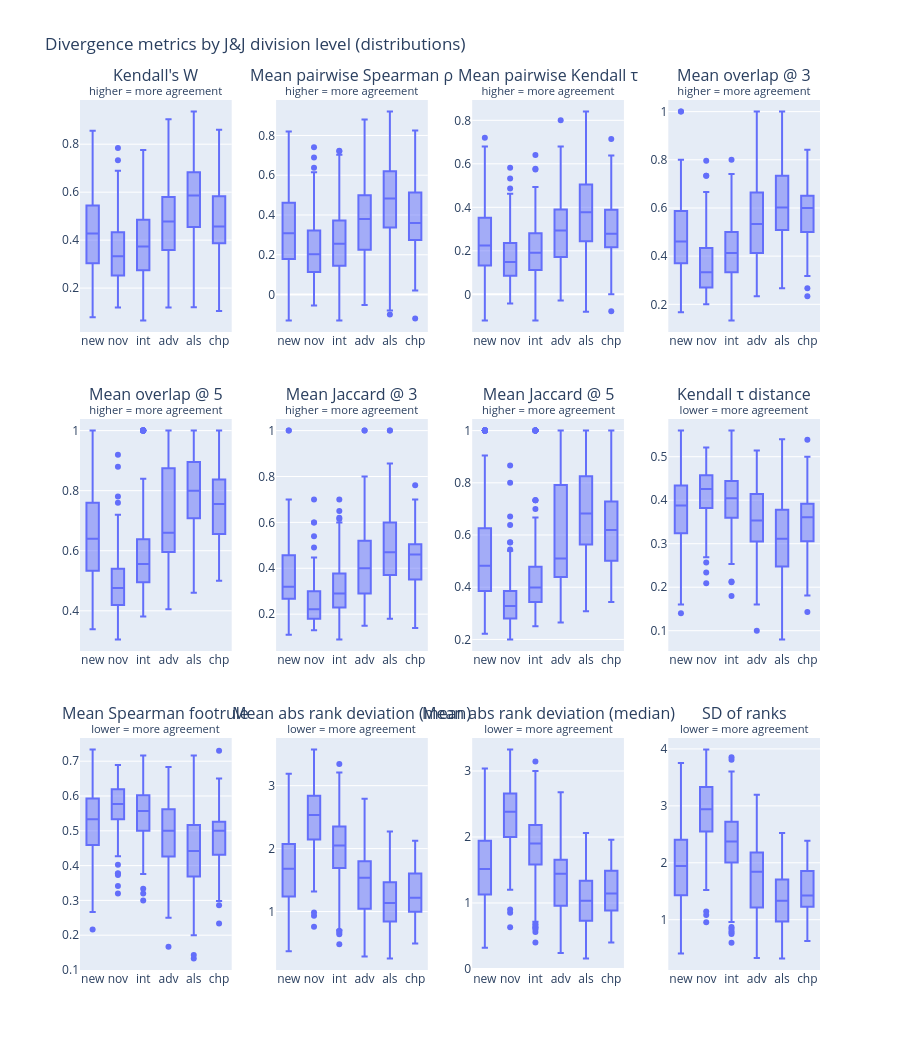

Notebook source saved alongside this figure:
### Code cell
fig2 = make_subplots(
    rows=NROWS, cols=NCOLS,
    subplot_titles=subplot_titles,
    vertical_spacing=0.10,
    horizontal_spacing=0.06,
)

for i, (col, title, note) in enumerate(METRICS):
    row, col_num = divmod(i, NCOLS)
    row, col_num = row + 1, col_num + 1
    fig2.add_trace(
        go.Box(
            x=df["level"],
            y=df[col],
            name=col,
            showlegend=False,
            marker_color=BAR_COLOR,
        ),
        row=row, col=col_num,
    )

fig2.update_layout(
    height=NROWS * 350,
    title="Divergence metrics by J&J division level (distributions)",
)
fig2.update_xaxes(categoryorder="array", categoryarray=LEVEL_ORDER)
fig2.show()

### Figure 1 — Plotly figure (JSON) as saved in the notebook; plotly's stock layout.template omitted (floating-point values rounded to 4 significant figures; data arrays with more than 128 entries replaced by an {"elided": "..."} marker saying what was removed)
{"data": [{"marker": {"color": "#636EFA"}, "name": "kendall_w", "showlegend": false, "type": "box", "x": {"elided": "710 str values"}, "xaxis": "x", "y": {"elided": "710 float values"}, "yaxis": "y"}, {"marker": {"color": "#636EFA"}, "name": "mean_pairwise_rho", "showlegend": false, "type": "box", "x": {"elided": "710 str values"}, "xaxis": "x2", "y": {"elided": "710 float values"}, "yaxis": "y2"}, {"marker": {"color": "#636EFA"}, "name": "mean_pairwise_tau", "showlegend": false, "type": "box", "x": {"elided": "710 str values"}, "xaxis": "x3", "y": {"elided": "710 float values"}, "yaxis": "y3"}, {"marker": {"color": "#636EFA"}, "name": "overlap_at_3", "showlegend": false, "type": "box", "x": {"elided": "710 str values"}, "xaxis": "x4", "y": {"elided": "710 float values"}, "yaxis": "y4"}, {"marker": {"color": "#636EFA"}, "name": "overlap_at_5", "showlegend": false, "type": "box", "x": {"elided": "710 str values"}, "xaxis": "x5", "y": {"elided": "710 float values"}, "yaxis": "y5"}, {"marker": {"color": "#636EFA"}, "name": "jaccard_at_3", "showlegend": false, "type": "box", "x": {"elided": "710 str values"}, "xaxis": "x6", "y": {"elided": "710 float values"}, "yaxis": "y6"}, {"marker": {"color": "#636EFA"}, "name": "jaccard_at_5", "showlegend": false, "type": "box", "x": {"elided": "710 str values"}, "xaxis": "x7", "y": {"elided": "710 float values"}, "yaxis": "y7"}, {"marker": {"color": "#636EFA"}, "name": "tau_distance", "showlegend": false, "type": "box", "x": {"elided": "710 str values"}, "xaxis": "x8", "y": {"elided": "710 float values"}, "yaxis": "y8"}, {"marker": {"color": "#636EFA"}, "name": "footrule_mean", "showlegend": false, "type": "box", "x": {"elided": "710 str values"}, "xaxis": "x9", "y": {"elided": "710 float values"}, "yaxis": "y9"}, {"marker": {"color": "#636EFA"}, "name": "mean_abs_rank_dev_mean", "showlegend": false, "type": "box", "x": {"elided": "710 str values"}, "xaxis": "x10", "y": {"elided": "710 float values"}, "yaxis": "y10"}, {"marker": {"color": "#636EFA"}, "name": "mean_abs_rank_dev_median", "showlegend": false, "type": "box", "x": {"elided": "710 str values"}, "xaxis": "x11", "y": {"elided": "710 float values"}, "yaxis": "y11"}, {"marker": {"color": "#636EFA"}, "name": "sd_rank", "showlegend": false, "type": "box", "x": {"elided": "710 str values"}, "xaxis": "x12", "y": {"elided": "710 float values"}, "yaxis": "y12"}], "layout": {"annotations": [{"font": {"size": 16}, "showarrow": false, "text": "Kendall's W<br><sup>higher = more agreement</sup>", "x": 0.1025, "xanchor": "center", "xref": "paper", "y": 1, "yanchor": "bottom", "yref": "paper"}, {"font": {"size": 16}, "showarrow": false, "text": "Mean pairwise Spearman ρ<br><sup>higher = more agreement</sup>", "x": 0.3675, "xanchor": "center", "xref": "paper", "y": 1, "yanchor": "bottom", "yref": "paper"}, {"font": {"size": 16}, "showarrow": false, "text": "Mean pairwise Kendall τ<br><sup>higher = more agreement</sup>", "x": 0.6325, "xanchor": "center", "xref": "paper", "y": 1, "yanchor": "bottom", "yref": "paper"}, {"font": {"size": 16}, "showarrow": false, "text": "Mean overlap @ 3<br><sup>higher = more agreement</sup>", "x": 0.8975, "xanchor": "center", "xref": "paper", "y": 1, "yanchor": "bottom", "yref": "paper"}, {"font": {"size": 16}, "showarrow": false, "text": "Mean overlap @ 5<br><sup>higher = more agreement</sup>", "x": 0.1025, "xanchor": "center", "xref": "paper", "y": 0.6333, "yanchor": "bottom", "yref": "paper"}, {"font": {"size": 16}, "showarrow": false, "text": "Mean Jaccard @ 3<br><sup>higher = more agreement</sup>", "x": 0.3675, "xanchor": "center", "xref": "paper", "y": 0.6333, "yanchor": "bottom", "yref": "paper"}, {"font": {"size": 16}, "showarrow": false, "text": "Mean Jaccard @ 5<br><sup>higher = more agreement</sup>", "x": 0.6325, "xanchor": "center", "xref": "paper", "y": 0.6333, "yanchor": "bottom", "yref": "paper"}, {"font": {"size": 16}, "showarrow": false, "text": "Kendall τ distance<br><sup>lower = more agreement</sup>", "x": 0.8975, "xanchor": "center", "xref": "paper", "y": 0.6333, "yanchor": "bottom", "yref": "paper"}, {"font": {"size": 16}, "showarrow": false, "text": "Mean Spearman footrule<br><sup>lower = more agreement</sup>", "x": 0.1025, "xanchor": "center", "xref": "paper", "y": 0.2667, "yanchor": "bottom", "yref": "paper"}, {"font": {"size": 16}, "showarrow": false, "text": "Mean abs rank deviation (mean)<br><sup>lower = more agreement</sup>", "x": 0.3675, "xanchor": "center", "xref": "paper", "y": 0.2667, "yanchor": "bottom", "yref": "paper"}, {"font": {"size": 16}, "showarrow": false, "text": "Mean abs rank deviation (median)<br><sup>lower = more agreement</sup>", "x": 0.6325, "xanchor": "center", "xref": "paper", "y": 0.2667, "yanchor": "bottom", "yref": "paper"}, {"font": {"size": 16}, "showarrow": false, "text": "SD of ranks<br><sup>lower = more agreement</sup>", "x": 0.8975, "xanchor": "center", "xref": "paper", "y": 0.2667, "yanchor": "bottom", "yref": "paper"}], "height": 1050, "title": {"text": "Divergence metrics by J&J division level (distributions)"}, "xaxis": {"anchor": "y", "categoryarray": ["new", "nov", "int", "adv", "als", "chp"], "categoryorder": "array", "domain": [0, 0.205]}, "xaxis10": {"anchor": "y10", "categoryarray": ["new", "nov", "int", "adv", "als", "chp"], "categoryorder": "array", "domain": [0.265, 0.47]}, "xaxis11": {"anchor": "y11", "categoryarray": ["new", "nov", "int", "adv", "als", "chp"], "categoryorder": "array", "domain": [0.53, 0.735]}, "xaxis12": {"anchor": "y12", "categoryarray": ["new", "nov", "int", "adv", "als", "chp"], "categoryorder": "array", "domain": [0.795, 1]}, "xaxis2": {"anchor": "y2", "categoryarray": ["new", "nov", "int", "adv", "als", "chp"], "categoryorder": "array", "domain": [0.265, 0.47]}, "xaxis3": {"anchor": "y3", "categoryarray": ["new", "nov", "int", "adv", "als", "chp"], "categoryorder": "array", "domain": [0.53, 0.735]}, "xaxis4": {"anchor": "y4", "categoryarray": ["new", "nov", "int", "adv", "als", "chp"], "categoryorder": "array", "domain": [0.795, 1]}, "xaxis5": {"anchor": "y5", "categoryarray": ["new", "nov", "int", "adv", "als", "chp"], "categoryorder": "array", "domain": [0, 0.205]}, "xaxis6": {"anchor": "y6", "categoryarray": ["new", "nov", "int", "adv", "als", "chp"], "categoryorder": "array", "domain": [0.265, 0.47]}, "xaxis7": {"anchor": "y7", "categoryarray": ["new", "nov", "int", "adv", "als", "chp"], "categoryorder": "array", "domain": [0.53, 0.735]}, "xaxis8": {"anchor": "y8", "categoryarray": ["new", "nov", "int", "adv", "als", "chp"], "categoryorder": "array", "domain": [0.795, 1]}, "xaxis9": {"anchor": "y9", "categoryarray": ["new", "nov", "int", "adv", "als", "chp"], "categoryorder": "array", "domain": [0, 0.205]}, "yaxis": {"anchor": "x", "domain": [0.7333, 1]}, "yaxis10": {"anchor": "x10", "domain": [0, 0.2667]}, "yaxis11": {"anchor": "x11", "domain": [0, 0.2667]}, "yaxis12": {"anchor": "x12", "domain": [0, 0.2667]}, "yaxis2": {"anchor": "x2", "domain": [0.7333, 1]}, "yaxis3": {"anchor": "x3", "domain": [0.7333, 1]}, "yaxis4": {"anchor": "x4", "domain": [0.7333, 1]}, "yaxis5": {"anchor": "x5", "domain": [0.3667, 0.6333]}, "yaxis6": {"anchor": "x6", "domain": [0.3667, 0.6333]}, "yaxis7": {"anchor": "x7", "domain": [0.3667, 0.6333]}, "yaxis8": {"anchor": "x8", "domain": [0.3667, 0.6333]}, "yaxis9": {"anchor": "x9", "domain": [0, 0.2667]}}}
